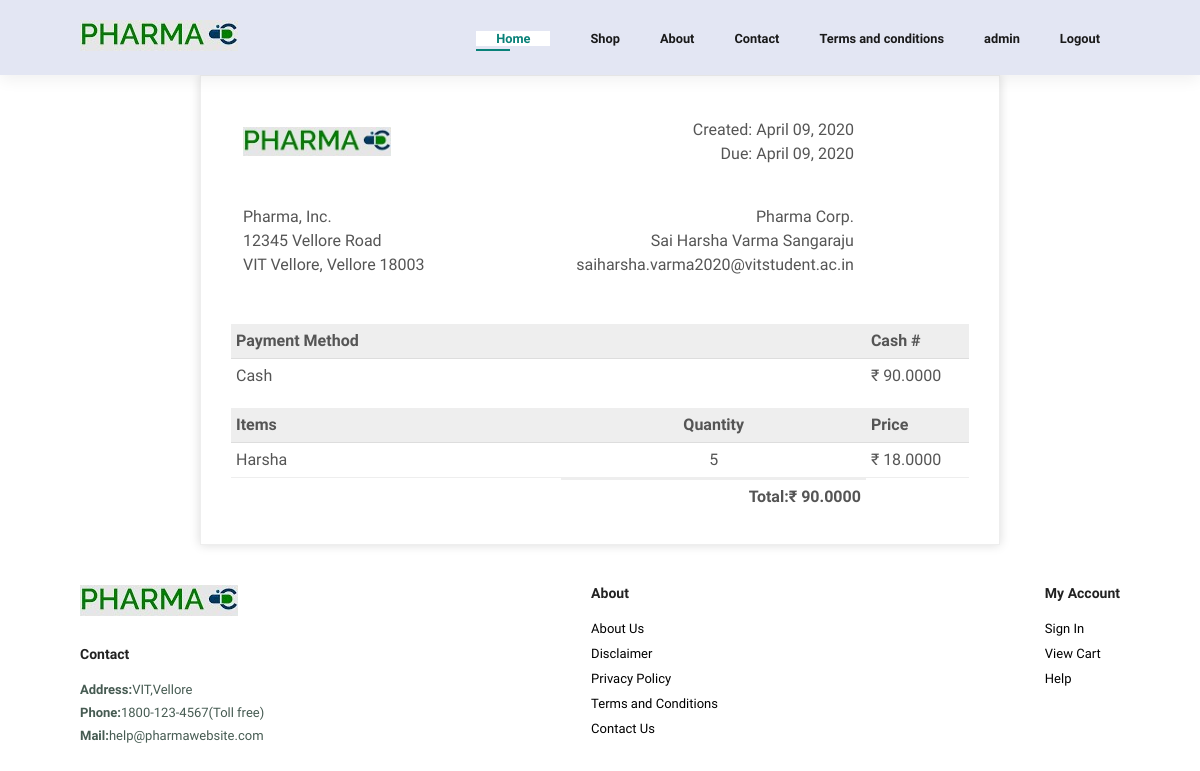
The page /checkout/bill/ (signed in) on the database its author committed.
### checkout/models.py (models this page shows)
class CustomerDetails(models.Model):
    first_name = models.CharField(max_length=264)
    middle_name = models.CharField(max_length=264)
    last_name = models.CharField(max_length=264)
    street = models.CharField(max_length=264)
    state = models.CharField(max_length=264)
    city = models.CharField(max_length=264)
    phone = models.IntegerField(default=0)
    email = models.EmailField(max_length=264)

### inventory/models.py (models this page shows, shortened)
class ItemMain(models.Model):
    itemid = models.AutoField(primary_key=True)
    itemname = models.CharField(max_length=50)
    discount = models.DecimalField(decimal_places=2, max_digits=25)
    price = models.DecimalField(decimal_places=2, max_digits=25)
    type = models.ForeignKey(ItemsCat, on_delete=models.CASCADE)
    composition = models.TextField()
    manufacturingdate = models.DateField()
    expirydate = models.DateField()
    quantity = models.DecimalField(decimal_places=2, max_digits=25, default=0)
    slug = models.SlugField(max_length=50, unique=True,
                            default="", editable=False)
    def __str__(self) -> str:
        return str(self.itemid)

### checkout/views.py (the view)
# urls.py: path("bill/", views.generate_bill, name="bill")
def generate_bill(request):
    context = {}
    customer = list(CustomerDetails.objects.all())[-1]
    context['customer'] = customer
    unique_items1 = []
    unique_items2 = []
    total_amount = 0
    if request.method == "GET":
        user = request.user
        items = UserCart.objects.filter(
            user=User.objects.filter(username=user)[0]
        )
        l = []
        for i in items:
            ll = []
            item = ItemMain.objects.filter(slug=i.itemid)[0]
            print(item)
            if item.itemid in unique_items1:
                pass
            else:
                ll.append(item.itemname)
                unique_items1.append(item.itemid)
            price = item.price
            discount = item.discount
            newPrice = price - (price * discount)/100
            if item.itemid in unique_items2:
                pass
            else:
                ll.append(newPrice)
                ll.append(i.quantity)
                unique_items2.append(item.itemid)
                l.append(ll)
            total_amount += newPrice
        print(l)
        context['items'] = l
        context['total'] = total_amount
    return render(request, "checkout/bill.html", context)

### templates/checkout/bill.html
{% extends "base.html" %}
{% load static %}
{% block home %}
<link rel="stylesheet" href="{% static 'css/bill.css' %}">
<div class="invoice-box">
	<table cellpadding="0" cellspacing="0">
		<tr class="top">
			<td colspan="2">
				<table>
					<tr>
						<div>
							<td class="title">
								<img src="{% static 'img/logo.jpg' %}" style="width: 50%; max-width: 300px" />
							</td>
							<td>
								Created: April 09, 2020<br />
								Due: April 09, 2020
							</td>
						</div>
					</tr>
				</table>
			</td>
		</tr>
		<tr class="information">
			<td colspan="2">
				<table>
					<tr>
						<td>
							Pharma, Inc.<br />
							12345 Vellore Road<br />
							VIT Vellore, Vellore 18003
						</td>
						<td>
							Pharma Corp.<br />
							{{ customer.first_name}} {{ customer.last_name }}<br />
							{{ customer.email }}
						</td>
					</tr>
				</table>
			</td>
		</tr>
		<tr class="heading">
			<td>Payment Method</td>
			<td></td>
			<td>Cash #</td>
		</tr>
		<tr class="details">
			<td>Cash</td>
			<td></td>
			<td>₹ {{ total }}</td>
		</tr>
		<tr class="heading">
			<td>Items</td>
			<td style="text-align:center">Quantity</td>
			<td>Price</td>
		</tr>
		{% for item in items %}
		<tr class="item">
			<td>{{ item.0 }}</td>
			<td style="text-align:center">{{ item.2 }}</td>
			<td>₹ {{ item.1 }}</td>
		</tr>
		{% endfor %}
		<tr class="total">
			<td></td>
			<td>Total:₹ {{ total }}</td>
		</tr>
	</table>
</div>
{% endblock home %}

### templates/navbar.html
{% load static %}
<link rel="stylesheet" href="{% static 'css/navbar.css' %}">
<section id="header">
    <a href="#"><img src="{% static 'img/logo.jpg'%}" class="logo" alt=""></a>
    <div>
        <ul id="navbar">
            <li><a class="active" href="index.html">Home</a></li>
            <li><a href="shop.html">Shop</a></li>
            <li><a href="About.html">About</a></li>
            <li><a href="contact.html">Contact</a></li>
            <li><a href="Termsandconditions.html">Terms and conditions</a></li>
            {% if user.is_authenticated %}
                    <li>
                        <a href="" class="dropdown-item">{{ user }}</a>
                    </li>
                    <li>
                        <a href="{% url 'logout' %}" class="dropdown-item">Logout</a>
                    </li>
                    {% else %}
                    <li>
                        <a href="{% url 'login' %}" class="dropdown-item">Login</a>
                    </li>
                    {% endif %}
        </ul>
    </div>
</section>

### static_in_env/css/navbar.css (style rules this page uses)
* { margin: 0; padding: 0; box-sizing: border-box; font-family: 'Spartan', sans-serif; }
#header { display: flex; align-items: center; justify-content: space-between; padding: 20px 80px; background: #E3E6F3; box-shadow: 0 5px 15px rgba(0, 0, 0, 0.06); z-index: 999; position: sticky; top: 0; left: 0 }
#navbar { display: center; align-items: center; justify-content: center; }
#navbar li { list-style: none; padding: 0 20px; position: relative; }
#navbar li a { text-decoration: none; font-size: 0.7rem; font-weight: 600; color: #1a1a1a; transition: 0.3s ease; }
#navbar li a:hover, #navbar li a.active { color: #088178; }
#navbar li a.active::after, #navbar li a:hover::after { content: ""; width: 30%; height: 2px; background: #088178; position: absolute; bottom: -4px; left: 20px }
#navbar { display: flex; align-items: center; justify-content: center; }
#navbar li a { text-decoration: none; font-size: 0.8rem; font-weight: 600; color: #1a1a1a; transition: 0.3s ease; }
body { margin: 0; padding: 0; font-family: sans-serif; background-image: url("b2g.png"); background-repeat: no-repeat; }
.active { width: 1000px; min-height: 688px; background-color: white; margin: 0 auto; padding: 0px 20px 0px 20px; }

### static_in_env/css/bill.css (style rules this page uses)
.invoice-box { max-width: 800px; margin: auto; padding: 30px; border: 1px solid #eee; box-shadow: 0 0 10px rgba(0, 0, 0, 0.15); font-size: 16px; line-height: 24px; font-family: 'Helvetica Neue', 'Helvetica', Helvetica, Arial, sans-serif; color: #555; }
.invoice-box table { width: 100%; line-height: inherit; text-align: left; }
.invoice-box table td { padding: 5px; vertical-align: top; }
.invoice-box table tr td:nth-child(2) { text-align: right; }
.invoice-box table tr.top table td { padding-bottom: 20px; }
.invoice-box table tr.top table td.title { font-size: 45px; line-height: 45px; color: #333; }
.invoice-box table tr.information table td { padding-bottom: 40px; }
.invoice-box table tr.heading td { background: #eee; border-bottom: 1px solid #ddd; font-weight: bold; }
.invoice-box table tr.details td { padding-bottom: 20px; }
.invoice-box table tr.item td { border-bottom: 1px solid #eee; }
.invoice-box table tr.total td:nth-child(2) { border-top: 2px solid #eee; font-weight: bold; }

### static_in_env/css/footer.css (style rules this page uses)
* { margin:0; padding:0; box-sizing: border-box; font-family:'Spartan', sans-serif; }

### rows shown on the page
CustomerDetails: first_name "Sai Harsha Varma", last_name "Sangaraju", email "saiharsha.varma2020@vitstudent.ac.in"
ItemMain: itemname "Harsha"

### other values the page prints
{{ user }} "admin"
{{ total }} "90.0000"
{{ item.2 }} "5"
{{ item.1 }} "18.0000"
